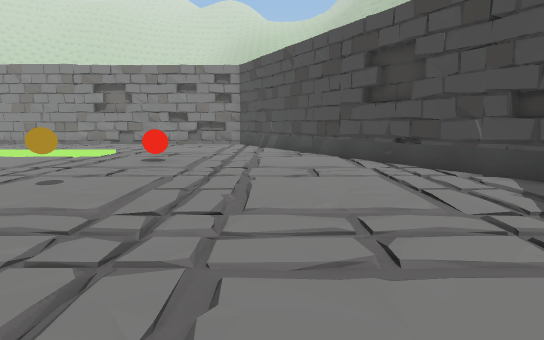
view 1 (above)

16 first-person views from a walk through a Unity game level. The camera is 1.2 m above the floor, tilts 8° down and sees 80° across. The floor is counted in squares, 1 m on a side. Each view is taken from the middle of a square. On the plan, view 1 faces up. The plan holds only what a view shows up to about 14 squares ahead; the rest is blank. The place goes on beyond the plan. The player is left out. Some surface patterns are stand-ins.

view 2
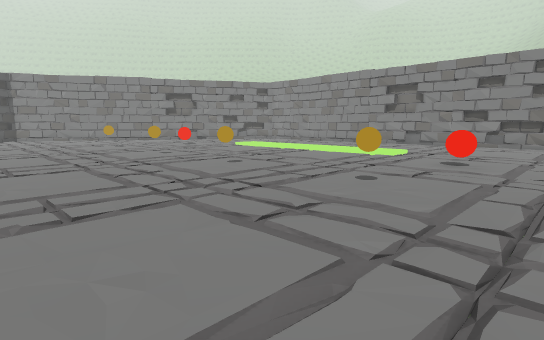

view 3
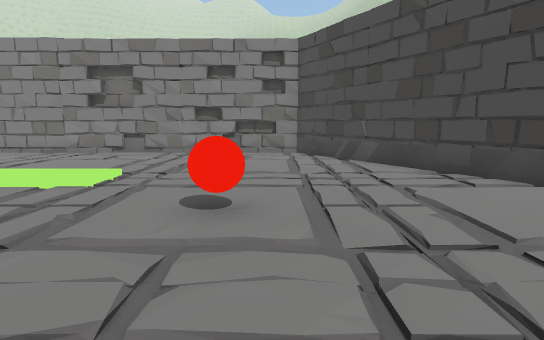

view 4
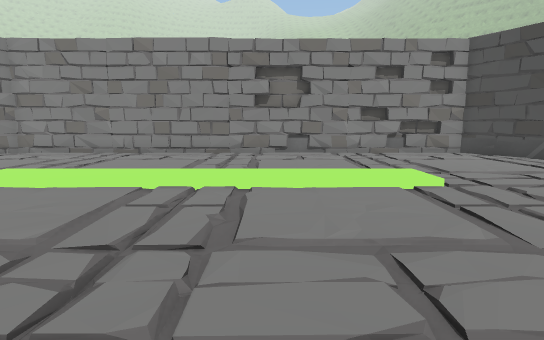

view 5
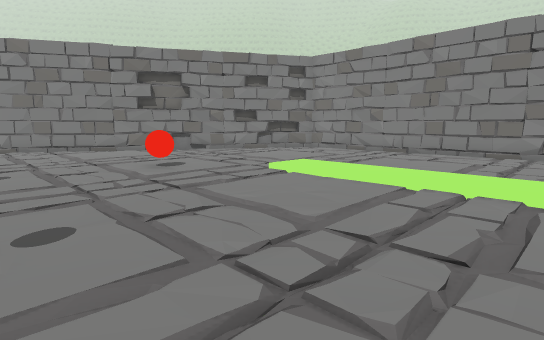

view 6
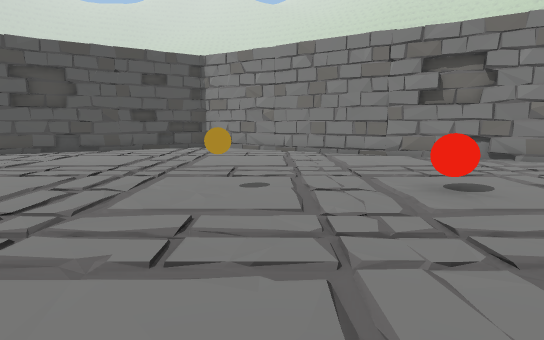

view 7
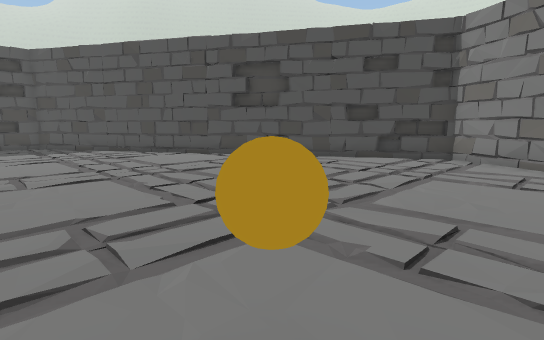

view 8
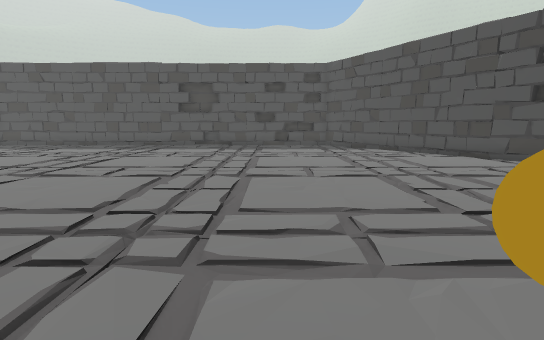

view 9
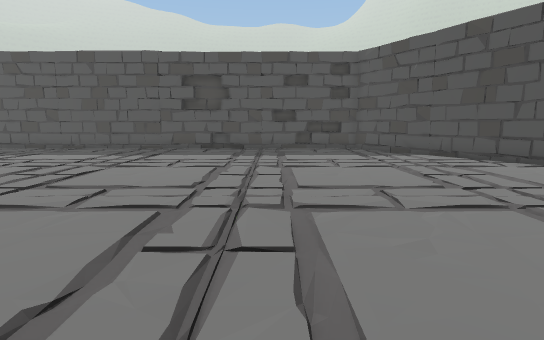

view 10
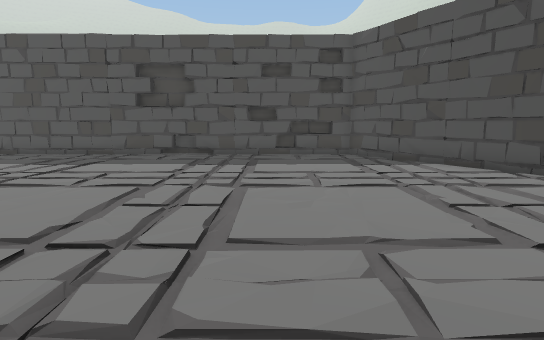

view 11
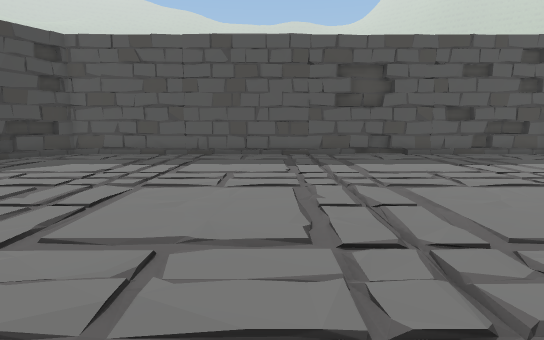

view 12
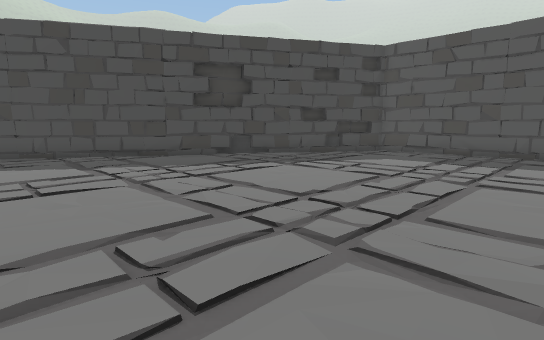

view 13
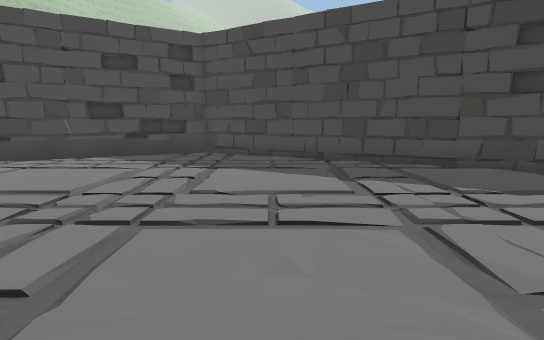

view 14
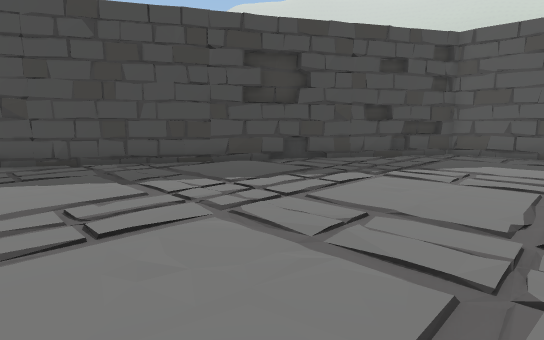

view 15
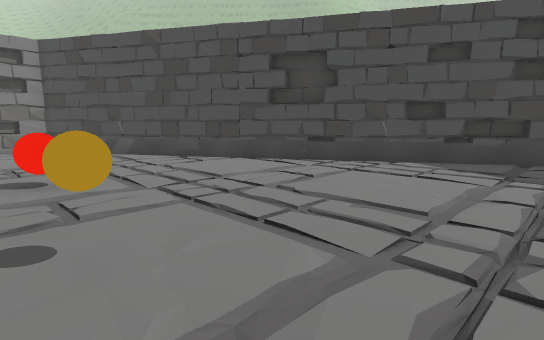

view 16
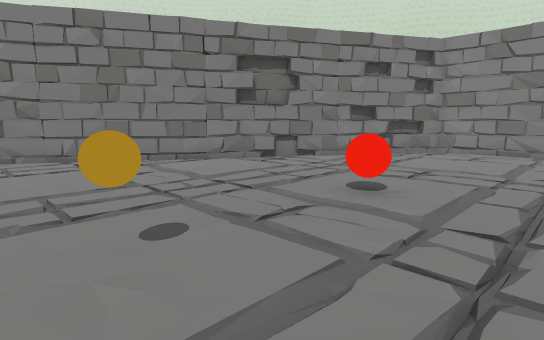

### Floor plan
Points are (right, up) in squares from view 1. A wall is a line through its corners. A room is listed if a view was taken in it or the views show most of it. See-through windows are left out.
Room 1 (views 1, 2, 3, 4, 5, 6, 7, 8, 9, 10, 11, 12, 13, 14, 15, 16)
walls: (3.6, -2.6) (4.1, -1.9); (-9.3, 20) (-9.7, 19.8); (-7.8, 19.9) (-8.5, 19.9); (-14.3, 19.9) (-15, 19.6); (0.3, 15.7) (-0.3, 17.1); (-6.9, 19.8) (-8.3, 19.9); (4.9, 7.9) (4.1, 9.9) (3.5, 10.4); (4.7, 8.8) (4.2, 9.5); (-7.7, -12.1) (-7, -12.5); (4.6, -1.3) (5.4, 0.6); (4.9, -0.4) (6.1, 1.3); (-15.8, 19.8) (-18.5, 19.7); (-6.4, 19.9) (-7.1, 19.8); (-16.3, 19.7) (-18.6, 20); (-25, 12.9) (-25.2, 12.3); (-7.3, -12.2) (-5.8, -12.4); (-8.3, -12.4) (-6.2, -12.1); (0.4, 16.1) (-0.8, 17.8); (-14, -12.4) (-13.5, -12.2); (-25.3, 12.6) (-25.2, 12); (-23.7, 15) (-24, 14.4); (-23.2, 15.6) (-24.3, 14.2); (-16.3, -12) (-14.6, -12.2); (-15.4, -12.3) (-14.8, -12.2); (-6.2, -12.2) (-4.6, -12.4); (-27.5, 8.1) (-28, 7.7); (-0.4, -9.3) (1.4, -6.8); (-27.4, 8.8) (-28.2, 6.9); (-27.7, 7.8) (-29.3, 5.6); (5.9, 1.2) (6.2, 1.8); (0.2, -9) (1.1, -6.9); (-5.1, 20.2) (-6.5, 20.2); (-23.2, 16.2) (-23.4, 15.7); (-23.5, -7.9) (-23.5, -8.4); (-24.3, -7.1) (-23, -8.9); (-5.4, -12.4) (-4.9, -12.3); (-27.7, -1.1) (-27.4, -1.6); (-18.8, 19.7) (-19.5, 19.7); (-28.1, -0.1) (-27.3, -1.7); (6.5, 5.8) (5.1, 8); (-23.1, -8.8) (-22.4, -10.4); (-0.3, -10) (0.2, -9.1); (-22.5, 17.5) (-23.1, 16.5); (-22.4, -9.6) (-22.1, -10); (-4, -12.4) (-3.5, -12.2); (-28.4, 0.1) (-28.1, -0.3); (-28.7, 6.3) (-29, 5.7); (-2.8, 19.9) (-3.4, 19.8); (7, 4.4) (6.7, 4.9); (-22.7, -9.7) (-22.4, -10.2); (-1.9, 19.8) (-2.5, 19.9); (-1.9, 19.8) (-20.8, 19.9) (-21.1, 19.5); (-2.8, 20.3) (-3.5, 20.3); (7.3, 3.8) (7.2, 4.1); (7.3, 3.8) (-1.9, 19.8); (7.3, 4.6) (6.8, 5.3); (-21.2, 19.3) (-21.5, 18.7); (-19.9, -12.1) (-17.7, -12.4); (-1.6, -11.9) (-1.4, -11.3); (-21.4, 19.4) (-22.4, 17.7); (-1.9, -12.3) (7.3, 3.8); (-29.6, 2.3) (-21.2, -12.3); (-20.8, 19.9) (-29.5, 4.8); (-20.4, -12.3) (-19.9, -12.2); (-1.7, -12.5) (-0.3, -10.1); (-21.2, -12.2) (-1.9, -12.3) (-1.2, -11.2)
low walls: (-10.6, 19.7) (-11.2, 19.8); (3.1, 11) (2.7, 11.7); (1.7, -5.6) (1.9, -5.1); (-11.3, 20) (-11.8, 20); (2, -5.5) (2.3, -5); (2, -5.6) (2.7, -3.9); (-13.1, -12.3) (-12, -12.4); (-13.4, -12.3) (-11.4, -12.1); (-5.7, 19.6) (-6.3, 19.7); (1, -7.7) (2, -6.1); (-5.1, 19.7) (-5.7, 19.8); (-24.2, 14.6) (-24.7, 13.8); (5.8, 6.4) (5.6, 6.9); (-26.5, -3) (-26.3, -3.5); (-19.1, 19.8) (-20.8, 19.9)
objects: other object (-19, 6); other object (-19, 10) to (-19, 11); other object (-14, 6); other object (-9, 6); other object (-4, 6); other object (-4, 10) to (-4, 11)

Where each view was taken, in squares from view 1:
view 1: 0 up, 0 right, facing up
view 2: 0 up, 1 left, facing up-left
view 3: 6 up, 3 left, facing up
view 4: 6 up, 10 left, facing up
view 5: 6 up, 10 left, facing up-left
view 6: 7 up, 13 left, facing left
view 7: 7 up, 18 left, facing down-left
view 8: 7 up, 18 left, facing down
view 9: 4 up, 17 left, facing down
view 10: 1 up, 18 left, facing down
view 11: 1 up, 10 left, facing down
view 12: 2 up, 9 left, facing down-right
view 13: 1 up, 6 left, facing right
view 14: 2 up, 6 left, facing down-right
view 15: 3 up, 5 left, facing up-right
view 16: 5 up, 16 left, facing up-left
